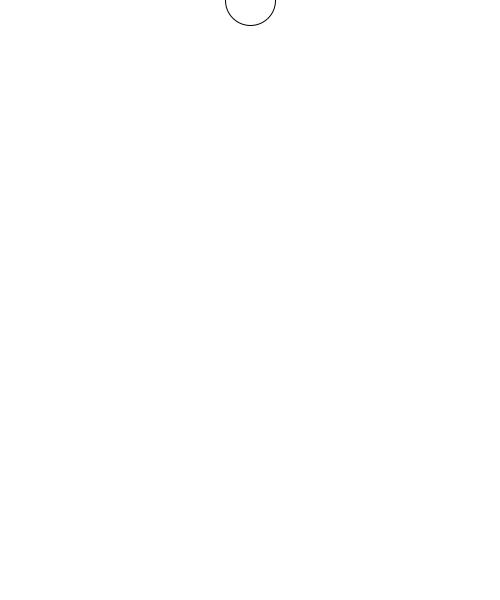
Frame 1 (no input)
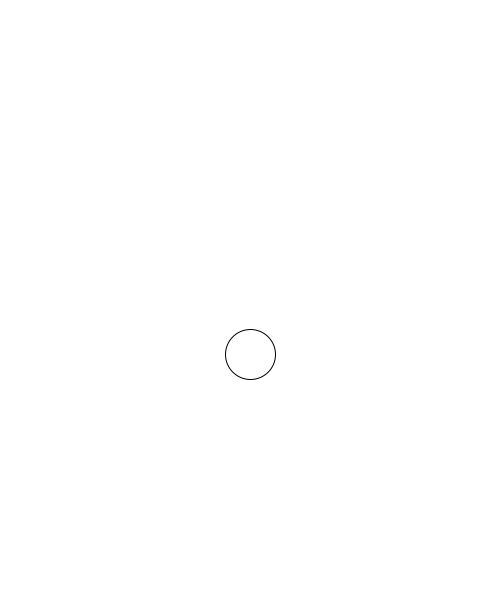
Frame 60 (the mouse pressed at the canvas centre just before this capture)
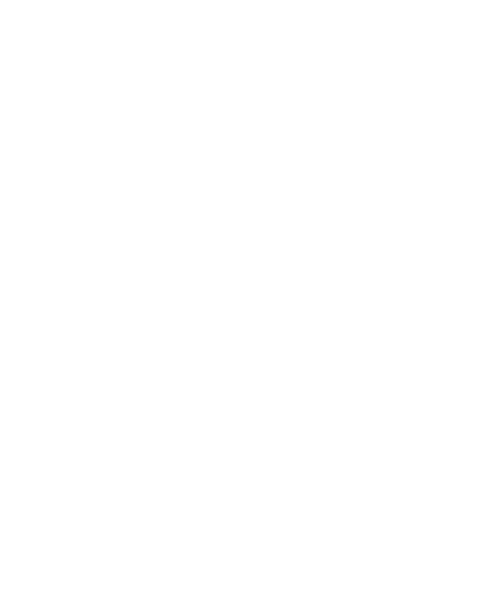
Frame 120 (the mouse held since frame 60 and released just before this capture)

The Processing sketch that drew these frames (run headless with seeded random() and noise(); from frame 60 on, the mouse is pressed at the canvas centre):

// Processing sketch: week09_1_add_vy
// ── week09_1_add_vy.pde
float x=250,y=0,vx=0,vy=3;
void setup(){
  size(500,600);
}
void draw(){
  background(255);
  ellipse(x,y,50,50);
  //y++//速度1,2,3,...
  //y++
  //y++
  y=y+3;//3是速度
  y=y+vy;//vy是速度
}
